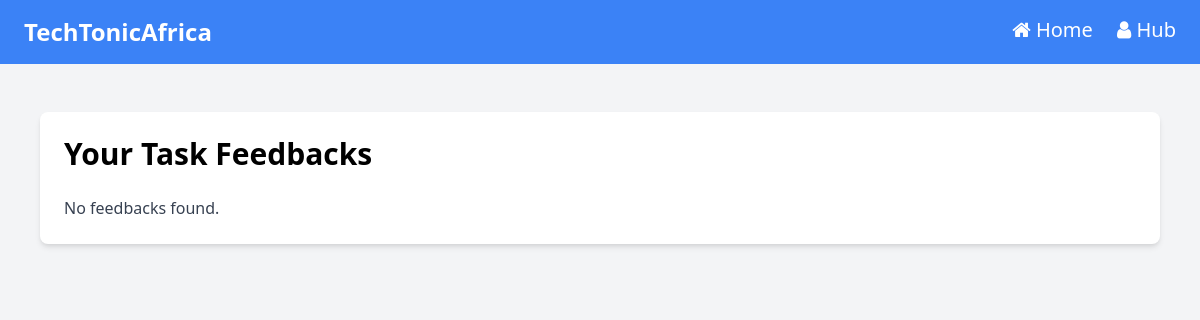
Before: /check_tasks.php?password=121212 with the older database file.
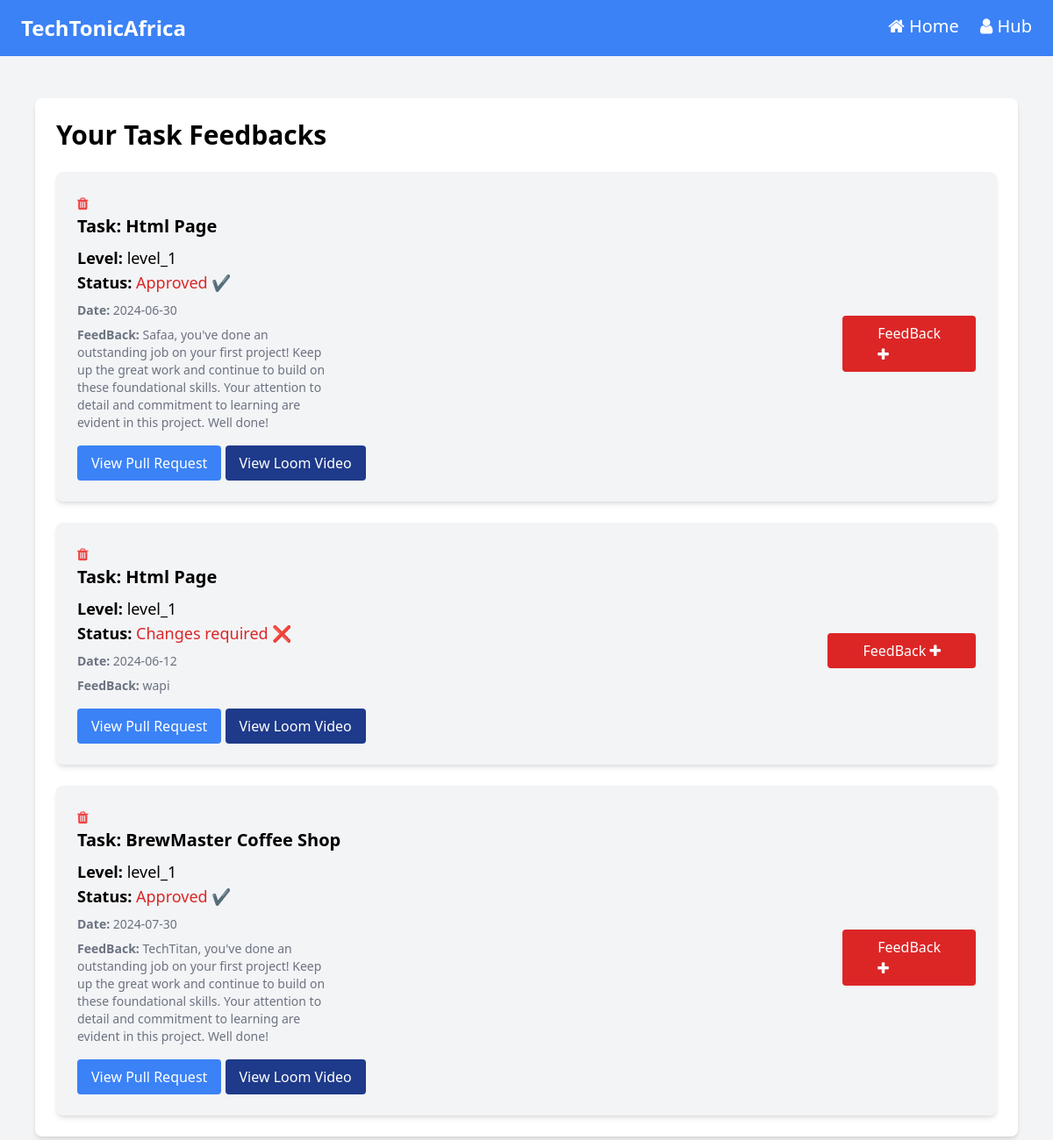
After: the same page with the newer database file.
### tables this page shows
CREATE TABLE `feedback` (
  `id` int(11) NOT NULL,
  `password` varchar(250) NOT NULL,
  `task_name` varchar(250) NOT NULL,
  `level_name` varchar(250) NOT NULL,
  `week_name` varchar(250) NOT NULL,
  `date` varchar(250) NOT NULL,
  `pull_link` varchar(250) NOT NULL,
  `loom_link` varchar(250) NOT NULL,
  `comments` varchar(250) NOT NULL DEFAULT 'None...',
  `decision` varchar(250) NOT NULL DEFAULT 'pending...'
);

### check_tasks.php (the view, shortened to what this page needs)
<?php
$conn = new mysqli('localhost', 'root', '', 'tta');
$password = $_GET['password'];
$feedback_stmt = $conn->prepare("SELECT id,password,task_name, level_name, date, pull_link,loom_link,comments, decision FROM feedback WHERE password = ?");
$feedback_stmt->bind_param("s", $password);
$feedback_stmt->execute();
$feedback_result = $feedback_stmt->get_result();
?>
<!DOCTYPE html>
<html lang="en">
<head>
    <link href="https://unpkg.com/tailwindcss@2.2.19/dist/tailwind.min.css" rel="stylesheet">
    <link rel="stylesheet" href="https://cdnjs.cloudflare.com/ajax/libs/font-awesome/4.7.0/css/font-awesome.min.css">
</head>
<body class="bg-gray-100">
    <main class="w-full h-auto">
        <nav class="w-full bg-blue-500 py-4 flex flex-col lg:flex-row md:flex-row  justify-between px-6">
            <h1 class="text-2xl font-bold text-white">TechTonicAfrica</h1>
            <div>
                <a href="./main.php" class="text-white text-xl hover:text-gray-300"><i class="fa fa-home ml-1"></i> Home</a>
                <a href="./studenthub.php" class="text-white text-xl hover:text-gray-300 ml-4"><i class="fa fa-user ml-1"></i> Hub</a>
            </div>
        </nav>
        <section class="max-w-6xl mx-auto mt-8 p-4">
            <div class="bg-white p-6 rounded-lg shadow-md">
                <h2 class="lg:text-3xl md:text-xl text-lg font-bold mb-6">Your Task Feedbacks</h2>
                <?php if ($feedback_result->num_rows > 0): ?>
                    <div class="space-y-6">
                        <?php while($feedback = $feedback_result->fetch_assoc()): ?>
                            <div class="flex justify-between items-center bg-gray-100 p-6 rounded-lg shadow-md">
                                <div>
                                   <a href="deleteTask.php? taskId=<?php echo htmlspecialchars($feedback['id']); ?>"> <p><i class ="fa fa-trash cursor-pointer text-red-500"></i></p></a>
                                <h3 class="text-xl font-bold mb-2">Task: <?php echo htmlspecialchars($feedback['task_name']); ?></h3>
                                <p class="text-lg"><strong>Level:</strong> <?php echo htmlspecialchars($feedback['level_name']); ?></p>
                                <p class="text-lg"><strong>Status:</strong> <span class="text-red-600"><?php echo nl2br(htmlspecialchars($feedback['decision'])); ?></span></p>
                                <p class="text-sm text-gray-500 mt-2"><strong>Date:</strong> <?php echo htmlspecialchars($feedback['date']); ?></p>
                                <p class="text-sm text-gray-500 mt-2 lg:w-1/3 md:w-1/2 w-1/1"><strong>FeedBack:</strong> <?php echo htmlspecialchars($feedback['comments']); ?></p>
                                <?php if (!empty($feedback['pull_link'])): ?>
                                    <a href="<?php echo htmlspecialchars($feedback['pull_link']); ?>" class="inline-block mt-4 bg-blue-500 text-white py-2 px-4 rounded hover:bg-blue-700" target="_blank">
                                        View Pull Request
                                    </a>
                                <?php endif; ?>
                                <?php if (!empty($feedback['loom_link'])): ?>
                                    <a href="<?php echo htmlspecialchars($feedback['loom_link']); ?>" class="inline-block mt-4 bg-blue-900 text-white py-2 px-4 rounded hover:bg-blue-700" target="_blank">
                                        View Loom Video
                                    </a>
                                <?php endif; ?>
                                </div>
                                <a href="addFeedback.php?tasId=<?php echo htmlspecialchars($feedback['id']);?>" class=" mt-4 bg-red-600 text-white py-2 px-10 rounded hover:bg-red-700" target="_blank">
                                        FeedBack <i class="fa fa-plus"></i>
                                    </a>
                            </div>
                        <?php endwhile; ?>
                    </div>
                <?php else: ?>
                    <p class="text-gray-700">No feedbacks found.</p>
                <?php endif; ?>
            </div>
        </section>
    </main>
</body>
</html>

Changed rows visible on the page:
added feedback: task_name "Html Page", level_name "level_1", decision "Approved ✔", date "2024-06-30", comments "Safaa, you've done an outstanding job on your first project! Keep up the great work and continue to build on these foundational skills. Your attention to detail and commitment to learning are evident in this project. Well done!"
added feedback: task_name "Html Page", level_name "level_1", decision "Changes required ❌", date "2024-06-12", comments "wapi"
added feedback: task_name "BrewMaster Coffee Shop", level_name "level_1", decision "Approved ✔", date "2024-07-30", comments "TechTitan, you've done an outstanding job on your first project! Keep up the great work and continue to build on these foundational skills. Your attention to detail and commitment to learning are evident in this project. Well done!"
Other visible differences:
text no longer shown: "No feedbacks found."
